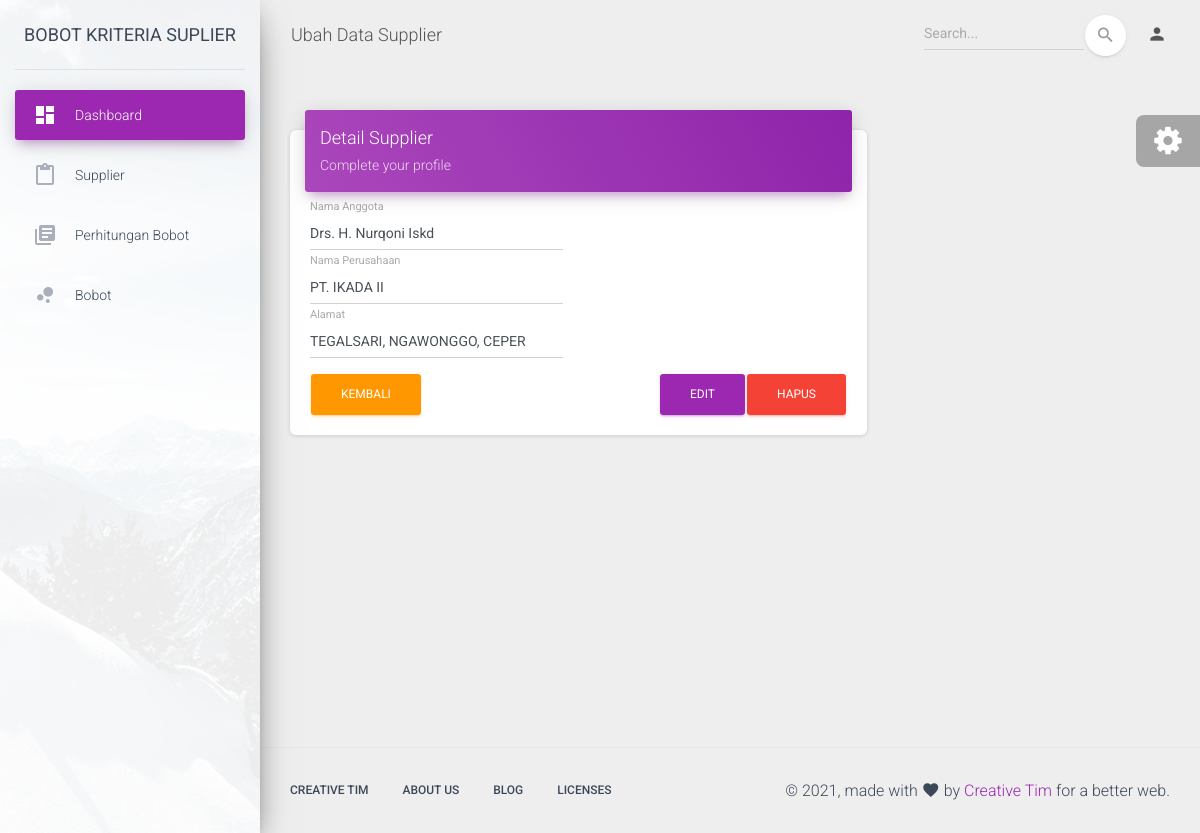
Screenshot of /welcome/update_supplier/148 with the database file from the repository.
### tables this page shows
CREATE TABLE `tb_supplier` (
  `id_anggota` int(11) NOT NULL,
  `nama_anggota` varchar(255) NOT NULL,
  `nama_perusahaan` varchar(255) NOT NULL,
  `alamat` text NOT NULL
);

### application/controllers/Welcome.php (called while the page is built, shortened)
<?php
class Welcome extends CI_Controller
{
	public function __construct()
	{
		$this->load->model("supplier_model");
	}
	public function update_supplier($id)
	{
		$data['title'] = 'Ubah Data Supplier';
		$data['supplier'] = $this->db->get_where('tb_supplier', ['id_anggota' => $id])->row_array();
		$this->load->view('_partials/head', $data);
		$this->load->view('_partials/sidebar', $data);
		$this->load->view('_partials/topbar', $data);
		$this->load->view('update_supplier', $data);
		$this->load->view('_partials/foot', $data);
	}
}

### index.php (called while the page is built, shortened)
<?php
require_once BASEPATH.'core/CodeIgniter.php';

### application/views/update_supplier.php (the view, shortened to what this page needs)
            <div class="content">
                <div class="container-fluid">
                    <div class="row">
                        <div class="col-md-8">
                            <div class="card">
                                <div class="card-header card-header-primary">
                                    <h4 class="card-title">Detail Supplier</h4>
                                    <p class="card-category">Complete your profile</p>
                                </div>
                                <div class="card-body">
                                    <form method="post" action="<?= base_url('welcome/edit_supplier') ?>">
                                        <div class="row">
                                            <div class="col-md-6">
                                                <div class="form-group">
                                                    <label class="bmd-label-floating">Nama Anggota</label>
                                                    <input type="text" name="nama_anggota" class="form-control" value="<?= $supplier['nama_anggota']; ?>">
                                                </div>
                                            </div>
                                        </div>
                                        <div class="row">
                                            <div class="col-md-6">
                                                <div class="form-group">
                                                    <label class="bmd-label-floating">Nama Perusahaan</label>
                                                    <input type="text" name="nama_perusahaan" class="form-control" value="<?= $supplier['nama_perusahaan']; ?>">
                                                </div>
                                            </div>
                                        </div>
                                        <div class="row">
                                            <div class="col-md-6">
                                                <div class="form-group">
                                                    <label class="bmd-label-floating">Alamat</label>
                                                    <input type="text" name="alamat" class="form-control" value="<?= $supplier['alamat']; ?>">
                                                </div>
                                            </div>
                                        </div>
                                        <button type="button" class="btn btn-danger pull-right"  data-toggle="modal" data-target="#yakinhapus">HAPUS</button>
                                        <button type="submit" class="btn btn-primary pull-right">EDIT</button>
                                        <a class="btn btn-warning" href="<?= base_url('welcome/supplier') ?>">KEMBALI</a>
                                    </form>
</div>
                                </div>
                            </div>
                        </div>
                    </div>
                </div>
            </div>

### rows the page displays
tb_supplier: nama_anggota "Drs. H. Nurqoni Iskd", nama_perusahaan "PT. IKADA II", alamat "TEGALSARI, NGAWONGGO, CEPER"

### other values shown
$title "Ubah Data Supplier"
